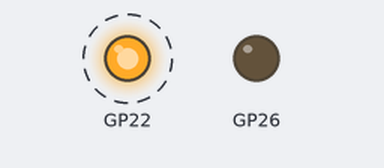
This sketch was run on a simulated Raspberry Pi Pico. On the bench: output pins drawn as LEDs (lit = HIGH). Dashed ring = blinking.

Above: at 0.15 s.
Timing chart, 0 to 39.6 s (numbered marks = the images above):
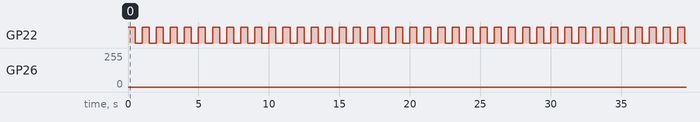

The sketch:

dual_core_test.ino
```cpp
// INSTALL arduino-pico BOARD CORE
// https://arduino-pico.readthedocs.io/en/latest/install.html

void setup() {
  pinMode(22, OUTPUT);

}

void loop() {
  digitalWrite(22, HIGH);
  delay(500);
  digitalWrite(22, LOW);
  delay(500);
}

void setup1() {
  pinMode(26, OUTPUT);
}

void loop1() {
  for (int i = 0; i < 255; i++) {
    analogWrite(26, i);
    delay(5);
  }

}
```

Measured:
- by itself, GP22: alternates HIGH for 0.50 s and LOW for 0.50 s
